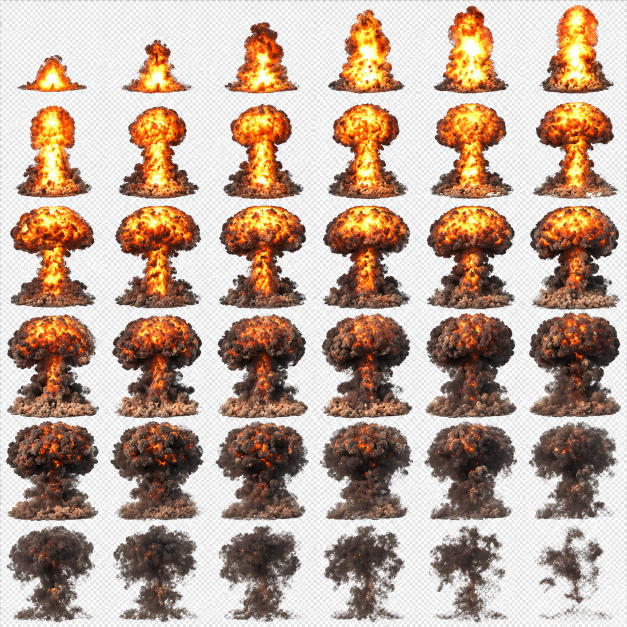
#> input picture ui/scripts/assets/nuke-cloud-source.png, 1254 x 1254 px (shown at 1/2 size)
$ python nuke_cloud_sheet.py
#> lines starting #> are read from the running program, lines starting #| are printed output that depends on the picture
"""Builds public/sprites/nuke-cloud.png from scripts/assets/nuke-cloud-source.png (6 x 6 frames of a nuclear mushroom cloud).

Source: 1254 px square RGB, 6 x 6 cells (209 px) read left to right, top to bottom: the fireball rises into a column,
the cap forms and burns, turns to dark smoke and breaks up (36 frames). Its "transparent" background is a baked-in
grey / white checkerboard: every low-saturation light pixel connected to the cell border is keyed out, and the edge
gets a soft alpha from how far each pixel is from that background.
Output: one row of 36 frames of CELL px, the ground point (foot of the column) at (CELL / 2, ANCHOR_Y) in every cell
(used by ui/src/render/NukeCloudSheet.ts).

Usage: python tools/nuke_cloud_sheet.py   (then python ../tools/to_webp.py)
"""
from pathlib import Path

import numpy as np
from PIL import Image, ImageFilter

ROOT = Path(__file__).resolve().parent.parent
SRC = ROOT / 'scripts' / 'assets' / 'nuke-cloud-source.png'
OUT = ROOT / 'public' / 'sprites' / 'nuke-cloud.png'
GRID = 6
CELL = 208
ANCHOR_Y = 200
# Source cells keep the column foot this far above their bottom edge (px).
FOOT_MARGIN = 14
# From this frame on the cloud is mostly smoke with see-through gaps; before it the white-hot fire core (as grey-white
# as the checker) must never be keyed inside the cloud, only from the outside.
SMOKE_FROM = 18


def outside(bad: np.ndarray) -> np.ndarray:
    """The `bad` pixels connected (4-way) to the cell border through other `bad` pixels."""
    out = np.zeros_like(bad)
    out[0], out[-1], out[:, 0], out[:, -1] = bad[0], bad[-1], bad[:, 0], bad[:, -1]
    while True:
        grow = out.copy()
        grow[1:] |= out[:-1]
        grow[:-1] |= out[1:]
        grow[:, 1:] |= out[:, :-1]
        grow[:, :-1] |= out[:, 1:]
        grow &= bad
        if (grow == out).all():
            return out
        out = grow


def clean(cell: Image.Image, smoke: bool) -> Image.Image:
    a = np.array(cell.convert('RGBA')).astype(np.float32)
    rgb = a[..., :3]
    lum = rgb.mean(-1)
    sat = rgb.max(-1) - rgb.min(-1)
    # Checkerboard: grey-white, almost no colour.
    bg = (sat < 10) & (lum > 150)
    # Checker seen through gaps inside the smoke is keyed too: any sizeable patch, or anything touching the outside.
    # The white-hot fire core is also grey-white: patches ringed by saturated fire (high local saturation) stay.
    fiery = np.array(Image.fromarray(np.clip(sat, 0, 255).astype(np.uint8)).filter(ImageFilter.BoxBlur(12))) > 55
    # Checker squares alternate two greys: high local contrast; the white-hot core is flat.
    l8 = Image.fromarray(np.clip(lum, 0, 255).astype(np.uint8))
    m1 = np.array(l8.filter(ImageFilter.BoxBlur(5))).astype(np.float32)
    m2 = np.array(Image.fromarray(np.clip(lum * lum / 255, 0, 255).astype(np.uint8)).filter(ImageFilter.BoxBlur(5))).astype(np.float32) * 255
    checker = np.sqrt(np.maximum(m2 - m1 * m1, 0)) > 12
    inner = smoke & bg & ~fiery & checker & (np.array(Image.fromarray((bg * 255).astype(np.uint8)).filter(ImageFilter.MinFilter(3))) > 0)
    out = outside(bg) | inner
    out |= bg & (np.array(Image.fromarray((out * 255).astype(np.uint8)).filter(ImageFilter.MaxFilter(3))) > 0)
    # Soft edge: alpha grows with colour and darkness away from the checker, only for pixels touching the outside.
    near = np.array(Image.fromarray((out * 255).astype(np.uint8)).filter(ImageFilter.MaxFilter(5))) > 0
    soft = np.clip(np.maximum((sat - 10) / 50, (190 - lum) / 90), 0, 1)
    alpha = np.where(out, 0, np.where(near, soft, 1))
    # Thin grey smoke over the checker: un-mix it from the light background (alpha from darkness, colour = smoke).
    thin = smoke & (sat < 24) & (lum > 70) & ~out & ~fiery & ~(~checker & (lum > 228))
    k = np.clip((235 - lum) / (235 - 60), 0, 1)
    alpha = np.where(thin, np.minimum(alpha, k), alpha)
    for ch, v in enumerate((62, 50, 44)):
        rgb[..., ch] = np.where(thin, v, rgb[..., ch])
    a[..., :3] = rgb
    a[..., 3] = alpha * 255
    return Image.fromarray(a.astype(np.uint8), 'RGBA')


def main() -> None:
    src = Image.open(SRC)
#> src is the input picture: PIL image 1254x1254 RGB; mean R, G, B 189.4, 167.8, 153.2
    step = src.width / GRID
#> step = 209
    out = Image.new('RGBA', (CELL * GRID * GRID, CELL), (0, 0, 0, 0))
#> out: PIL image 7488x208 RGBA; every value is 0
    for i in range(GRID * GRID):
        row, col = divmod(i, GRID)
        box = (round(col * step), round(row * step), round((col + 1) * step), round((row + 1) * step))
        cell = clean(src.crop(box), i >= SMOKE_FROM)
        x = i * CELL + (CELL - cell.width) // 2
        y = ANCHOR_Y - (cell.height - FOOT_MARGIN)
        out.alpha_composite(cell, (x, y))
#> this loop made 36 passes
#> pass 1, in clean, `a = np.array(cell.convert('RGBA')).astype(np.float32)`:
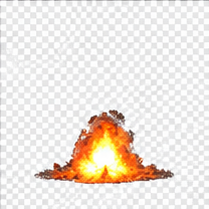
#> a: shape (209, 209, 4) float32; mean R, G, B, A 237.6, 229.4, 222.1, 255
#> pass 1, in clean, `lum = rgb.mean(-1)`:
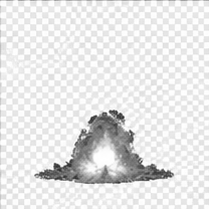
#> lum: shape (209, 209) float32; min 50.33, max 255, mean 229.7
#> pass 1, in clean, `sat = rgb.max(-1) - rgb.min(-1)`:
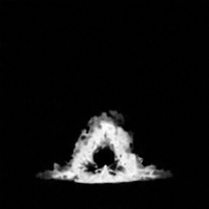
#> sat: shape (209, 209) float32; min 0, max 255, mean 16.5
#> after the loop:
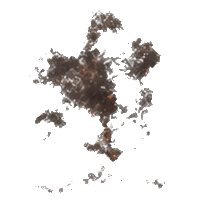
#> cell: PIL image 209x209 RGBA; mean R, G, B, A 208.6, 205.9, 204.8, 32; transparent parts drawn white
#> after the loop:
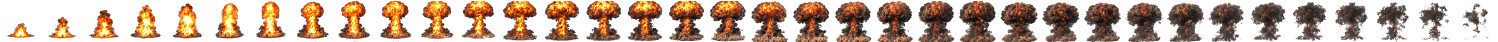
#> out: PIL image 7488x208 RGBA (shown at 1/5 size); mean R, G, B, A 62.8, 41.1, 26.3, 117.6; transparent parts drawn white
    OUT.parent.mkdir(parents=True, exist_ok=True)
    out.save(OUT, optimize=True)
    print(OUT, out.size)
#| ui/public/sprites/nuke-cloud.png (7488, 208)


if __name__ == '__main__':
    main()
